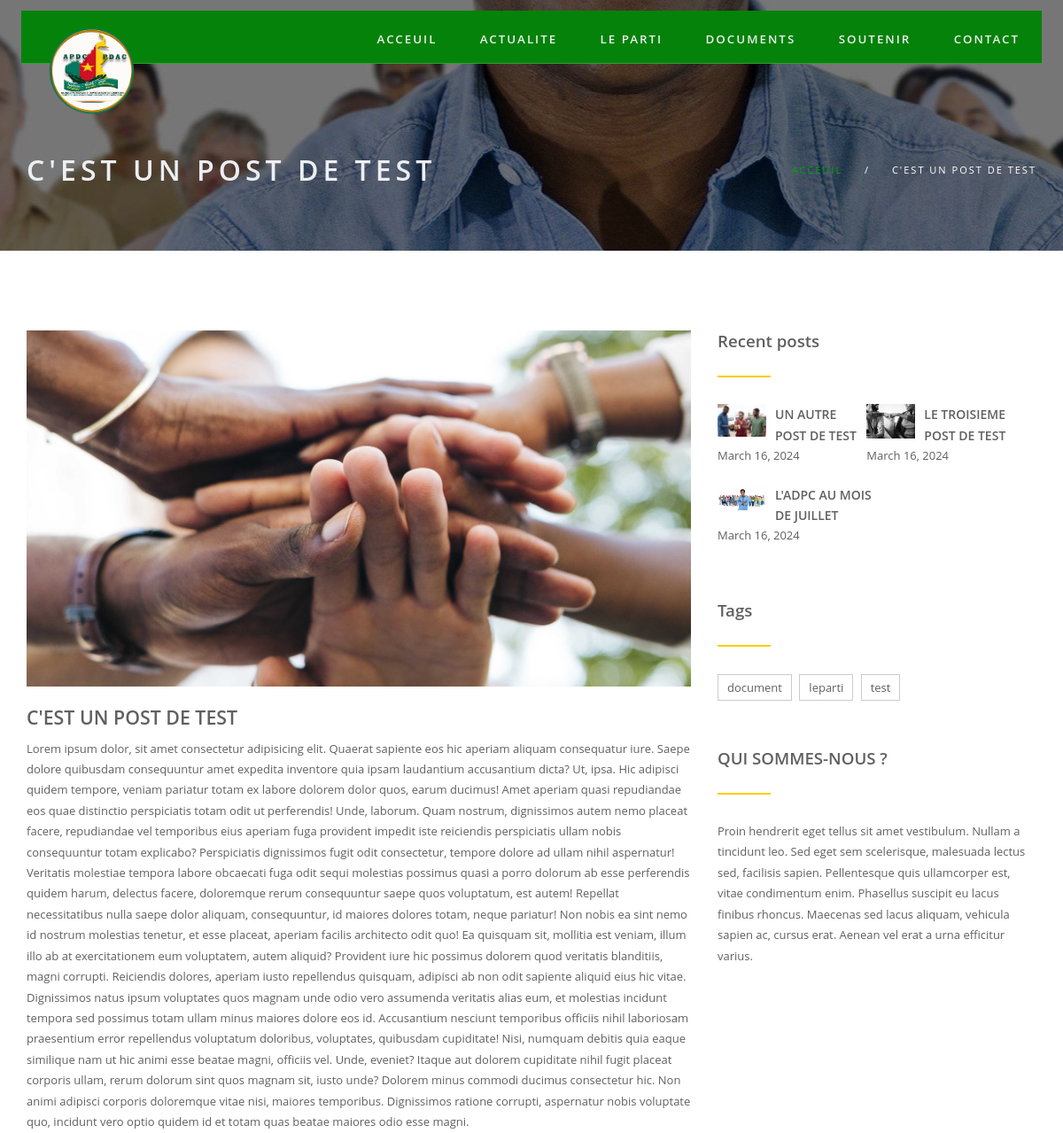
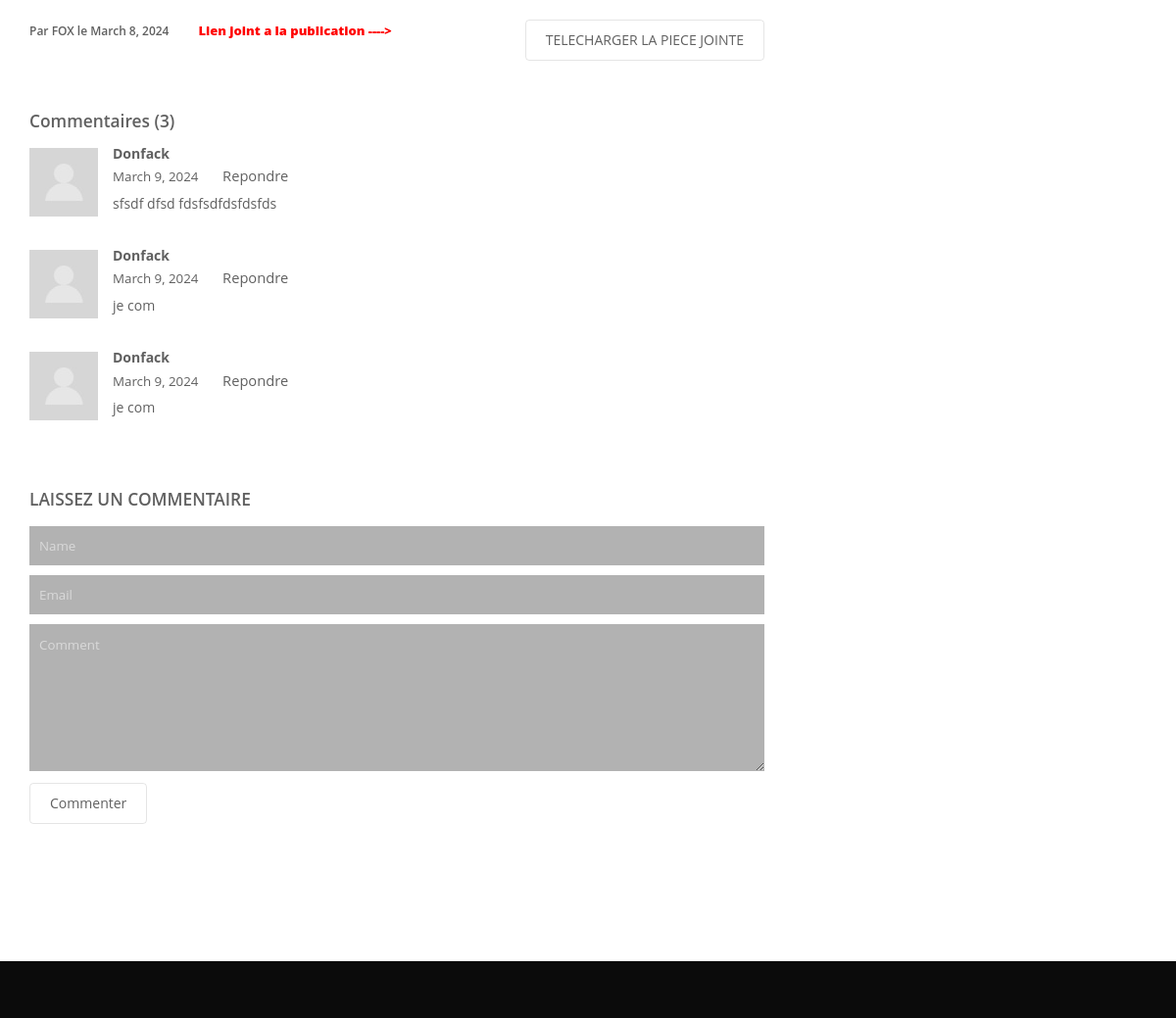
Screenshot of /postTag/#document#leparti#test/ with the database file from the repository (2 pictures, top to bottom).
### ADPC_APP/models.py (models this page shows, shortened)
class Post(models.Model):
    id=models.IntegerField(primary_key=True,auto_created=True,editable=False)
    date=models.DateField(blank=True,null=True)
    Tag=models.CharField(max_length=500)
    title=models.CharField(max_length=128)
    image=models.ImageField(blank=True,upload_to='imagePost',null=True)
    contenu=models.TextField(blank=True)
    blogPoster=models.CharField(max_length=128,blank=True)
    joinPiece=models.FileField(blank=True,null=True)
    joinLink=models.URLField(blank=True,null=True)

class Commentaire(models.Model):
    id=models.IntegerField(primary_key=True,auto_created=True,editable=False)
    email = models.EmailField(blank=True,null=True)
    name = models.CharField(max_length=128)
    post = models.ForeignKey(Post,on_delete=models.CASCADE)
    message = models.TextField()
    date=models.DateField(editable=False,default=datetime.datetime.now(),auto_created=True)

### ADPC_APP/views.py (the view)
# urls.py: path('postTag/<str:tag>/', post_Tag,name='postTag'),
def post_Tag(request,tag):
    post=get_object_or_404(Post,Tag=tag,id=1)
    if request.method == 'POST':
        form = CommentForm(request.POST)
        if form.is_valid():
            form.save()
            infos=get_object_or_404(Informations,id=1)
            documents=Post.objects.filter(Tag__contains="document")
            documentsParti=Post.objects.filter(Tag__contains="leparti")
            tags=post.Tag.split("#")[1:]
            recentPost=Post.objects.order_by('-date')[:3]
            commentaires=Commentaire.objects.filter(post=post).order_by('-date')
            return render(request,'ADPC_APP/blog-post.html',context={"post":post,"recentposts":recentPost,"tags":tags,"commentaires":commentaires,"documents":documents,"documentsParti":documentsParti,"infos":infos})
        else :
            return render(request, 'ADPC_APP/fail.html')
    else:
        infos=get_object_or_404(Informations,id=1)
        documents=Post.objects.filter(Tag__contains="document")
        documentsParti=Post.objects.filter(Tag__contains="leparti")
        tags=post.Tag.split("#")[1:]
        recentPost=Post.objects.order_by('-date')[:3]
        commentaires=Commentaire.objects.filter(post=post).order_by('-date')
    return render(request,'ADPC_APP/blog-post.html',context={"post":post,"recentposts":recentPost,"tags":tags,"commentaires":commentaires,"documents":documents,"documentsParti":documentsParti,"infos":infos})

### ADPC_APP/templates/ADPC_APP/blog-post.html (shortened to what this page needs)
{% extends 'base.html' %}
{% block content %}
{% load static %}
<section id="subheader">
   <div class="container">
      <div class="row">
         <div class="col-md-12">
            <h1 style="text-transform: uppercase;">{{post.title}}</h1>
            <ul class="subdetail">
               <li><a href="{% url 'index' %}">ACCEUIL</a></li>
               <li class="sep">/</li>
               <li style="text-transform: uppercase;">{{post.title}}</li>
            </ul>
         </div>
      </div>
   </div>
</section>
<section id="content" aria-label="section-blogg">
   <div class="container">
      <div class="row">
         <div class="col-md-8">
            <div class="onStep" data-animation="fadeInUp" data-time="300">
               <article>
                  <div class="post-image">
                     {% if post.image %}
                     <div class="imageBlog"><img class="img-responsive" src="{{post.image.url}}" alt="blog-img" /></div>
                     {% endif %}
                     <div class="post-heading">
                        <h3><a href="#" style="text-transform: uppercase;">{{post.title}}</a></h3>
                     </div>
                  </div>
                  <p>
                     {{post.contenu}}
                  </p>
                  <div class="bottom-article">
                     <ul class="meta-post">
                        <li><a href="#">Par {{post.blogPoster}} le {{post.date}}</a>
                        </li>
                     </ul>
                     {% if post.joinPiece %}
                     <a href="{{post.joinPiece.url}}" class="btn pull-right">TELECHARGER LA PIECE JOINTE</a>
                     {% endif %}
                     {% if post.joinLink %}
                     <a href="{{post.joinlink}}" style="font-weight: 900;color:red">Lien joint a la publication
                        ----></a>
                     {% endif %}
                  </div>
               </article>
               <div id="blog-comment">
                  <h5><span>Commentaires ({{commentaires|length}})</span></h5>
                  {% for com in commentaires %}
                  <ul>
                     <li>
                        <div class="avatar"><img alt="img" src="{% static 'img/avatar.jpg' %}">
                        </div>
                        <div class="comment-info">
                           <span class="c-name">{{com.name}}</span>
                           <span class="c-date">{{com.date}}</span>
                           <span class="c-reply"><a href="https://mailto:{{com.email}}">Repondre</a></span>
                        </div>
                        <div class="comment">{{com.message}}</div>
                     </li>
                  </ul>
                  {% endfor %}
                  <div id="comment-form-wrapper">
                     <h5>LAISSEZ UN COMMENTAIRE</h5>
                     <form id="commentform"  name="form1" method="POST" action="{% url 'post' post.id %}">
                        <input type="text" name="name" id="namecom" placeholder="Name" />
                        <input type="text" name="email" id="emailcom" placeholder="Email" />
                        <textarea cols="10" rows="10" name="message" id="messagecom" placeholder="Comment"></textarea>
                        <button id="sendcomment" class="btn" type="submit">Commenter</button>
                     </form>
                  </div>
               </div>
            </div>
         </div>
         <div class="col-md-4">
            <aside class="onStep" data-animation="fadeInUp" data-time="600">
               <div class="widget">
                  <h5>Recent posts</h5>
                  <div class="space-single devider-widget"></div>
                  <div class="recent">
                     {% for post in recentposts %}
                     <div>
                        {% if post.image %}
                        <img class="imageBlog65" src="{{post.image.url}}" class="pull-left" alt="#" />
                        {% endif %}
                        <h6><a href="{% url 'post' post.id %}" style="text-transform: uppercase;">{{post.title}}</a>
                        </h6>
                        <p>{{ post.date }}</p>
                     </div>
                     {% endfor %}
                  </div>
               </div>
               <div class="widget">
                  <h5>Tags</h5>
                  <div class="space-single devider-widget"></div>
                  <div class="tags">
                     {% for tag in tags %}
                     <div><a href="{% url 'blogTag' tag %}">{{tag}}</a>
                     </div>
                     {% endfor %}
                  </div>
               </div>
               <div class="widget">
                  <h5>QUI SOMMES-NOUS ?</h5>
                  <div class="space-single devider-widget"></div>
                  <p>Proin hendrerit eget tellus sit amet vestibulum. Nullam a tincidunt leo. Sed eget sem scelerisque,
                     malesuada lectus sed, facilisis sapien. Pellentesque quis ullamcorper est, vitae condimentum enim.
                     Phasellus suscipit eu lacus finibus rhoncus. Maecenas sed lacus aliquam, vehicula sapien ac, cursus
                     erat. Aenean vel erat a urna efficitur varius.</p>
               </div>
            </aside>
         </div>
      </div>
   </div>
</section>
{% endblock %}

### rows the page displays
Post: title "C'EST UN POST DE TEST", image (picture), contenu "Lorem ipsum dolor, sit amet consectetur adipisicing elit. Quaerat sapiente eos hic aperiam aliquam consequatur iure. Saepe dolore quibusdam consequuntur amet expedita inventore quia ipsam laudantium accusantium dicta? Ut, ipsa. Hic adipisci quidem tempore, veniam pariatur totam ex labore dolorem dolor quos, earum ducimus! Amet aperiam quasi repudiandae eos quae distinctio perspiciatis totam odit ut perferendis! Unde, laborum. Quam nostrum, dignissimos autem nemo placeat facere, repudiandae vel temporibus eius aperiam fuga provident impedit iste reiciendis perspiciatis ullam nobis consequuntur totam explicabo? Perspiciatis dignissimos fugit odit consectetur, tempore dolore ad ullam nihil…", blogPoster "FOX", date "March 8, 2024"
Commentaire: name "Donfack", date "March 9, 2024", message "sfsdf dfsd fdsfsdfdsfdsfds"
Commentaire: name "Donfack", date "March 9, 2024", message "je com"
Commentaire: name "Donfack", date "March 9, 2024", message "je com"
Post: image (picture), title "UN AUTRE POST DE TEST", date "March 16, 2024"
Post: image (picture), title "LE TROISIEME POST DE TEST", date "March 16, 2024"
Post: image (picture), title "L'ADPC AU MOIS DE JUILLET", date "March 16, 2024"

### other values shown
{{ commentaires|length }} "3"
{{ tag }} "document" "leparti" "test"
